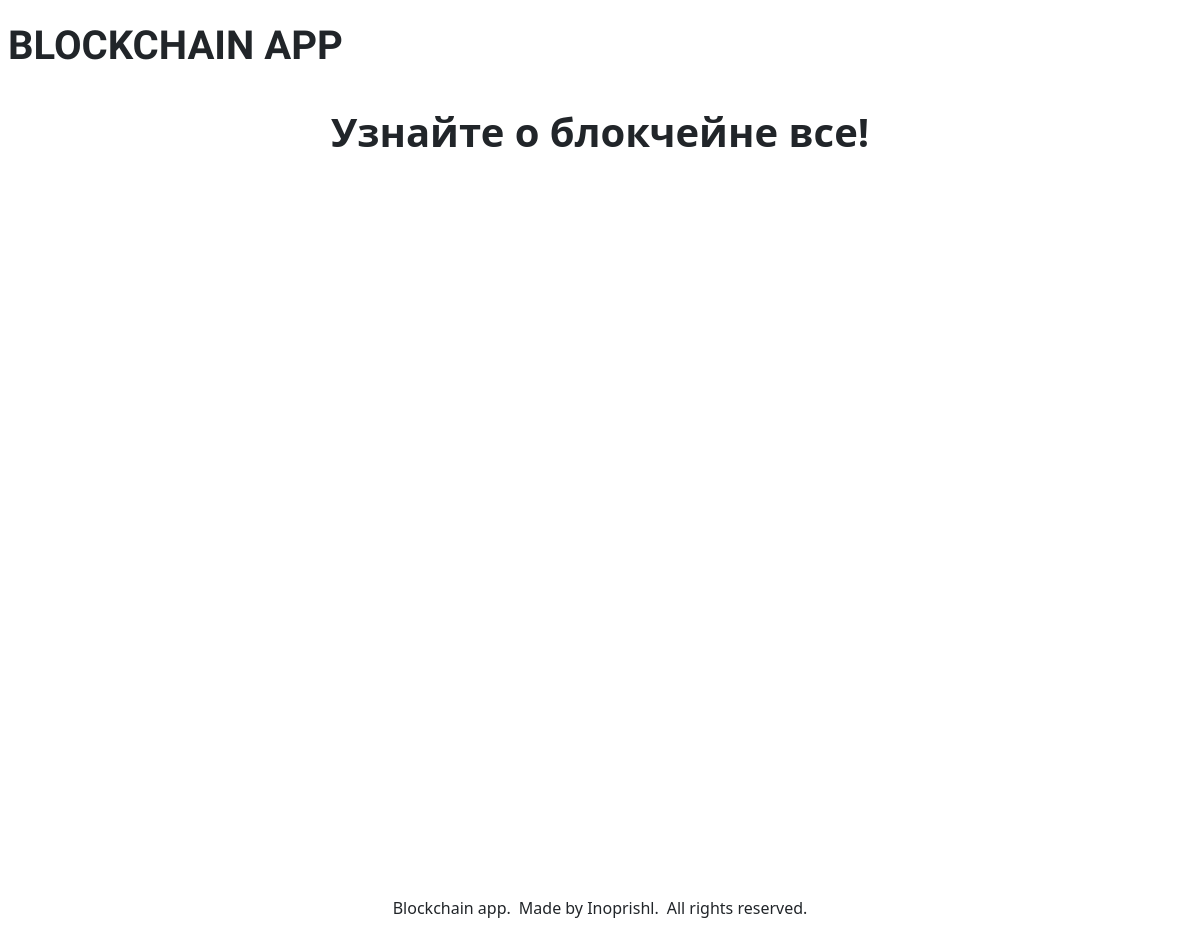
The app's page /lessons/, older data.
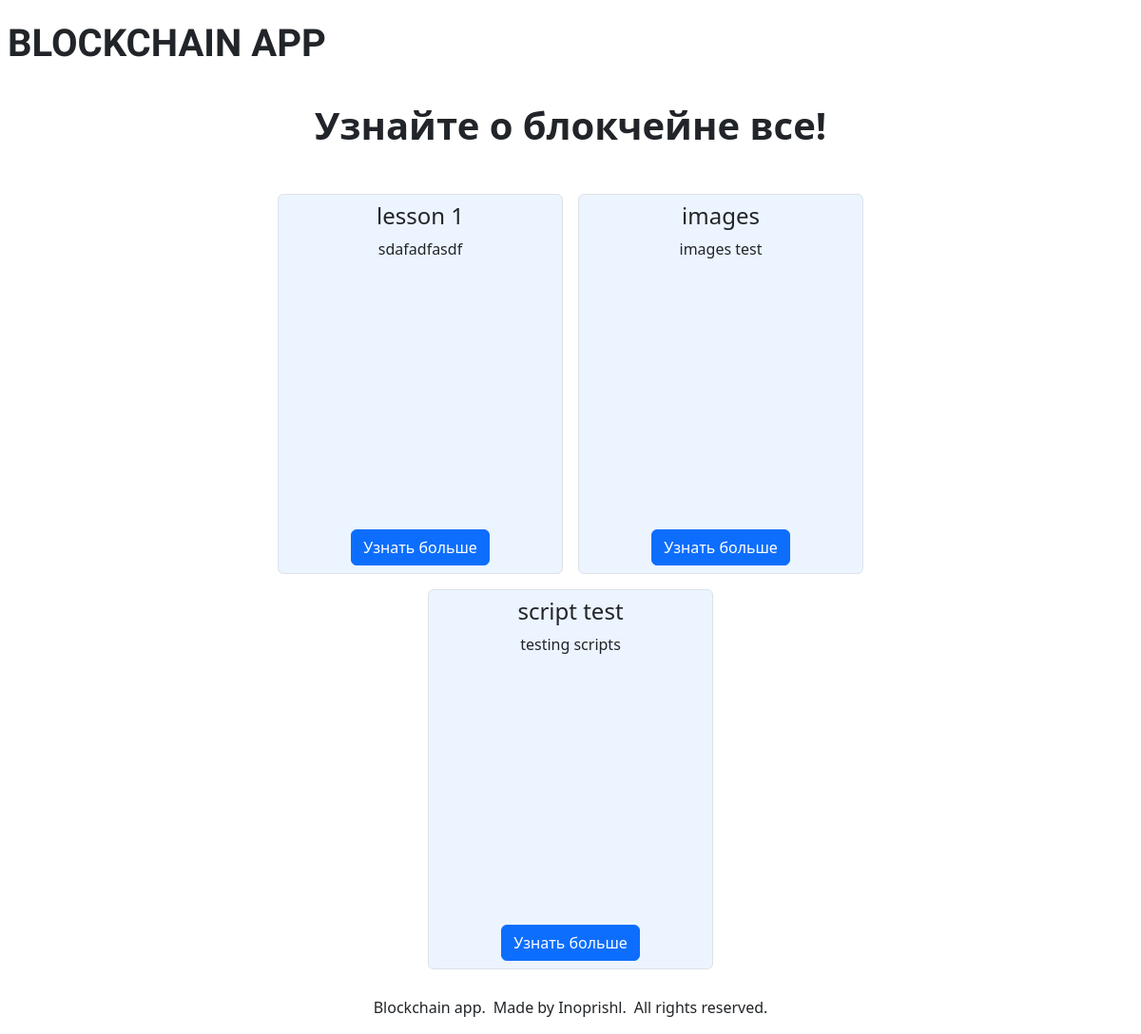
The same page, newer data.
### main_app/models.py (models this page shows, shortened)
class LessonModel(models.Model):
    title = models.CharField(blank=False, null=False, max_length=50)
    body = models.TextField()
    slug = models.SlugField(blank=True, editable=False)
    image = models.CharField(blank=True, null=True, default='placeholder.png')
    class Meta:
        verbose_name = 'Lesson'

### main_app/views.py (the view)
# urls.py: path('lessons/', lessons_list_view, name='lessons_list'),
def lessons_list_view(request):
    lessons = LessonModel.objects.all()
    return render(request, 'lessonslist.html', {'lessons':lessons})

### templates/lessonslist.html (shortened to what this page needs)
{% extends "index.html" %}
{% load static %}
{% block content %}
<h1 class="p-3 fw-bold text-center">Узнайте о блокчейне все!</h1>
<div class="container-xxl text-center w-75 d-flex justify-content-center p-3" style="flex-wrap: wrap;">
    {% for l in lessons %}
    <div class="lesson-block card m-2 border rounded d-flex align-items-center p-2" style="min-width: 300px; min-height:400px; background-color: var(--lightblue); max-width: 300px;">
        <h4 class="card-title">{{ l.title }}</h4>
        <p class="card-body p-0">{{l.body}}</p>
        <a href="{{l.slug}}/start/" class="btn btn-primary">Узнать больше</a>
    </div>
    {% endfor %}
</div>
{% endblock content %}

Row changes from the older to the newer data that the page shows:
added LessonModel: title "lesson 1", body "sdafadfasdf"
added LessonModel: title "images", body "images test"
added LessonModel: title "script test", body "testing scripts"
